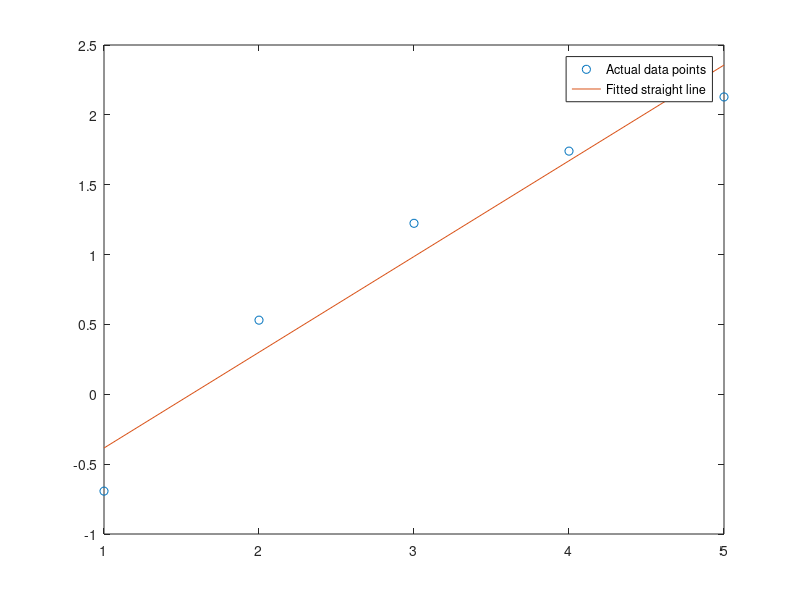

This chart was generated by the following MATLAB code:
clc;
clear all;
close all;
x=[1 2 3 4 5];
y=[0.5 1.7 3.4 5.7 8.4];
n=5;

sumx=0;
sumy=0;
sumxy=0;
sumxsq=0;
for i=1:n
  y(i)=log(y(i));
  sumx=sumx+x(i);
  sumy=sumy+y(i);
  sumxy=sumxy+x(i)*y(i);
  sumxsq=sumxsq+x(i)^2;
end

a1=(n*sumxy-sumx*sumy)/(n*sumxsq-sumx^2);
a0=(sumy/n)-a1*sumx/n;

plot(x,y,'o');
hold on;
ym=a0+a1.*x;
b=(y(2)-y(1))/(x(2)-x(1))
a=exp(a0)
plot(x,ym)
legend('Actual data points', 'Fitted straight line')
